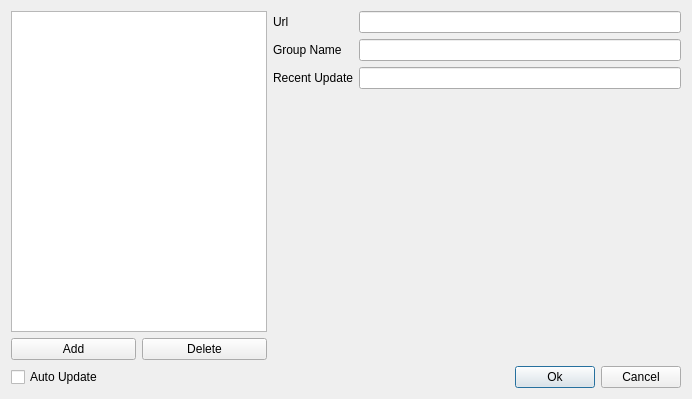
<?xml version="1.0" encoding="UTF-8"?>
<ui version="4.0">
 <class>SubscribeDialog</class>
 <widget class="QDialog" name="SubscribeDialog">
  <property name="geometry">
   <rect>
    <x>0</x>
    <y>0</y>
    <width>692</width>
    <height>399</height>
   </rect>
  </property>
  <property name="windowTitle">
   <string>Subscribe Settings</string>
  </property>
  <layout class="QFormLayout" name="formLayout_2">
   <item row="0" column="1">
    <layout class="QFormLayout" name="formLayout">
     <item row="0" column="0">
      <widget class="QLabel" name="label">
       <property name="text">
        <string>Url</string>
       </property>
      </widget>
     </item>
     <item row="0" column="1">
      <widget class="QLineEdit" name="urlLineEdit"/>
     </item>
     <item row="1" column="0">
      <widget class="QLabel" name="label_2">
       <property name="text">
        <string>Group Name</string>
       </property>
      </widget>
     </item>
     <item row="1" column="1">
      <widget class="QLineEdit" name="groupNameLineEdit"/>
     </item>
     <item row="2" column="0">
      <widget class="QLabel" name="label_3">
       <property name="text">
        <string>Recent Update</string>
       </property>
      </widget>
     </item>
     <item row="2" column="1">
      <widget class="QLineEdit" name="recentUpdateLineEdit">
       <property name="readOnly">
        <bool>true</bool>
       </property>
      </widget>
     </item>
    </layout>
   </item>
   <item row="1" column="0" colspan="2">
    <layout class="QHBoxLayout" name="horizontalLayout_2">
     <item>
      <widget class="QCheckBox" name="autoUpdateCheckBox">
       <property name="text">
        <string>Auto Update</string>
       </property>
      </widget>
     </item>
     <item>
      <spacer name="horizontalSpacer">
       <property name="orientation">
        <enum>Qt::Horizontal</enum>
       </property>
       <property name="sizeHint" stdset="0">
        <size>
         <width>40</width>
         <height>20</height>
        </size>
       </property>
      </spacer>
     </item>
     <item>
      <widget class="QPushButton" name="confirmButton">
       <property name="text">
        <string>Ok</string>
       </property>
      </widget>
     </item>
     <item>
      <widget class="QPushButton" name="cancelButton">
       <property name="text">
        <string>Cancel</string>
       </property>
      </widget>
     </item>
    </layout>
   </item>
   <item row="0" column="0">
    <layout class="QVBoxLayout" name="verticalLayout">
     <item>
      <widget class="QListView" name="listView"/>
     </item>
     <item>
      <layout class="QHBoxLayout" name="horizontalLayout">
       <item>
        <widget class="QPushButton" name="addButton">
         <property name="text">
          <string>Add</string>
         </property>
        </widget>
       </item>
       <item>
        <widget class="QPushButton" name="deleteButton">
         <property name="text">
          <string>Delete</string>
         </property>
        </widget>
       </item>
      </layout>
     </item>
    </layout>
   </item>
  </layout>
 </widget>
 <resources/>
 <connections>
  <connection>
   <sender>cancelButton</sender>
   <signal>clicked()</signal>
   <receiver>SubscribeDialog</receiver>
   <slot>reject()</slot>
   <hints>
    <hint type="sourcelabel">
     <x>555</x>
     <y>376</y>
    </hint>
    <hint type="destinationlabel">
     <x>345</x>
     <y>199</y>
    </hint>
   </hints>
  </connection>
 </connections>
</ui>
